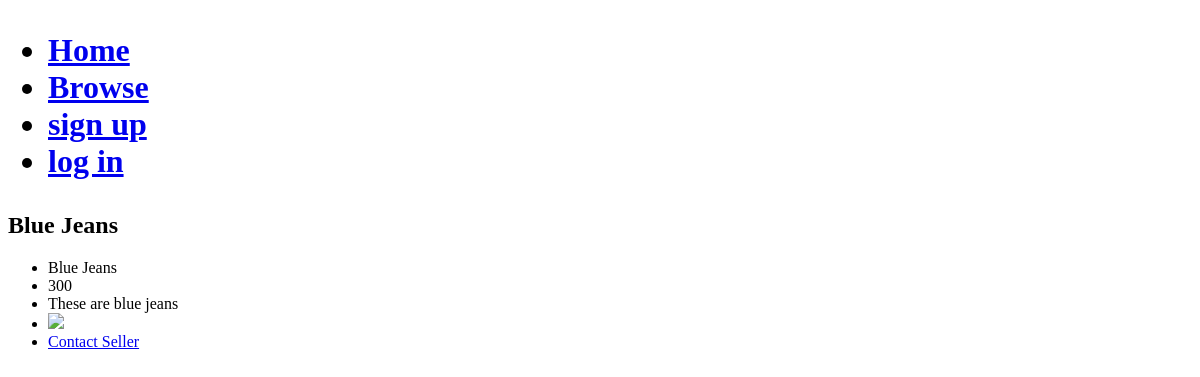
The app's page /2/, older data.
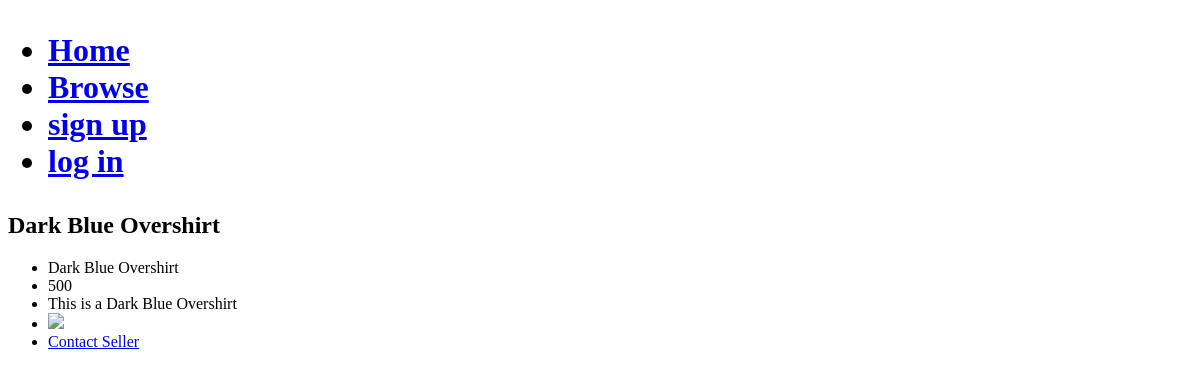
The same page, newer data.
### item/models.py (models this page shows)
class Item(models.Model):
    user = models.ForeignKey(
        User,
        on_delete=models.CASCADE,
        blank=False,
        null=False,
        default=0,
        related_name="seller",
    )
    category = models.ForeignKey(
        Category, on_delete=models.CASCADE, blank=False, null=False
    )
    item_name = models.CharField(max_length=50, blank=False)
    price = models.PositiveIntegerField(blank=True, null=True)
    created_at = models.DateTimeField(auto_now_add=True)
    updated_at = models.DateTimeField(auto_now=True)
    stock = models.PositiveIntegerField(blank=True, null=True)
    sold = models.PositiveIntegerField(blank=True, null=True)
    description = models.CharField(max_length=300, blank=True, null=True)
    image = models.URLField(blank=True, null=True, max_length=1000)
    def __str__(self):
        return self.item_name

### core/views.py (the view)
# urls.py: path("<int:pk>/", itemDetailView.as_view(), name="item"),
class itemDetailView(generic.DetailView):
    model = Item
    template_name = "core/item.html"
    def get_object(self):
        self.item = Item.objects.get(pk=self.kwargs["pk"])
        return self
    def get_context_data(self, **kwargs):
        context = super().get_context_data(**kwargs)
        context["item"] = self.item
        return context

### core/templates/core/item.html
{%extends 'core/includes/navBar.html' %} {%block content2%}
<h2>{{item}}</h2>
<ul>
    <li>{{item}}</li>
    <li>{{item.price}}</li>
    <li>{{item.description}}</li>
    <li><img src = {{item.image}}/></li>
    <li><a href="{% url 'chat' item.user.id %}">Contact Seller</a></li>
</ul>
{% endblock %}

Row changes from the older to the newer data that the page shows:
changed Item: item_name "Blue Jeans" → "Dark Blue Overshirt"; price "300" → "500"; description "These are blue jeans" → "This is a Dark Blue Overshirt"
